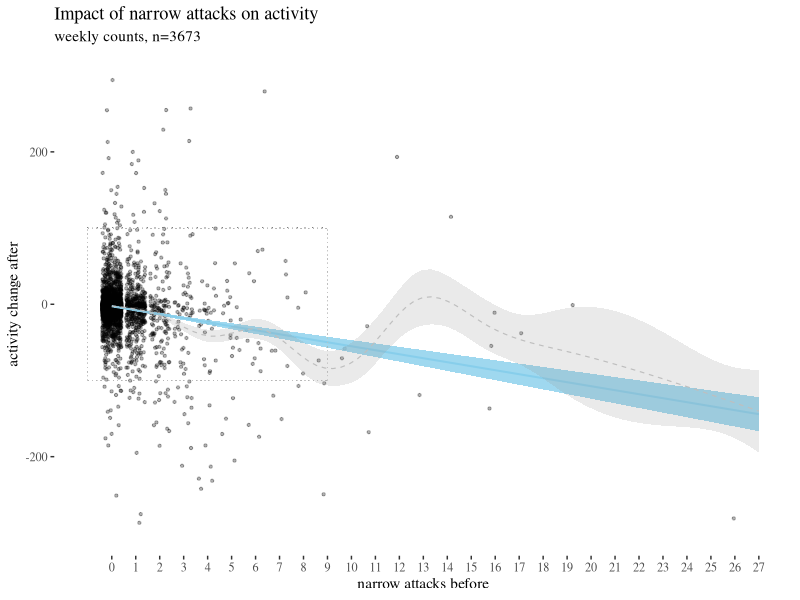
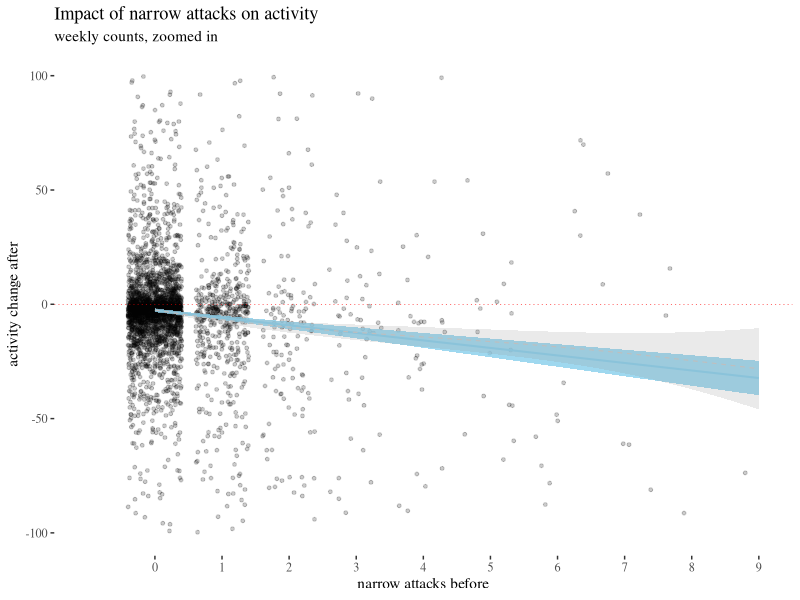
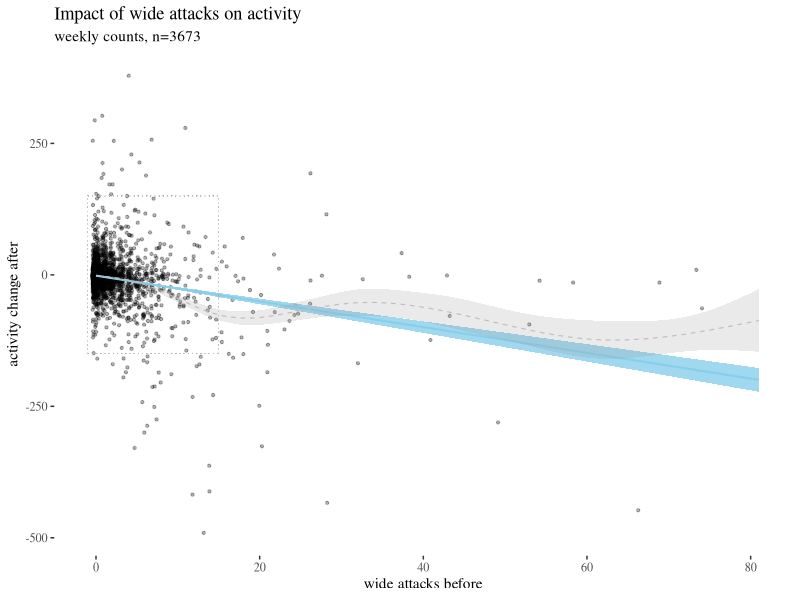
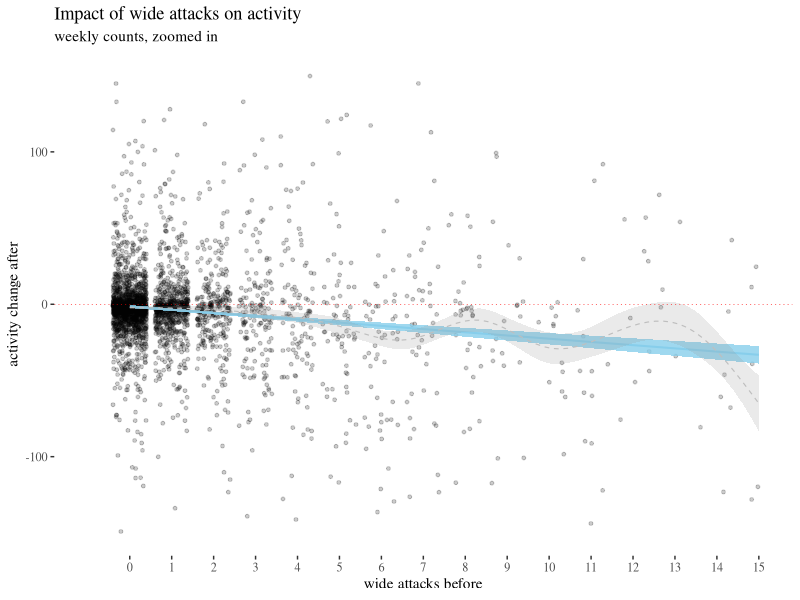
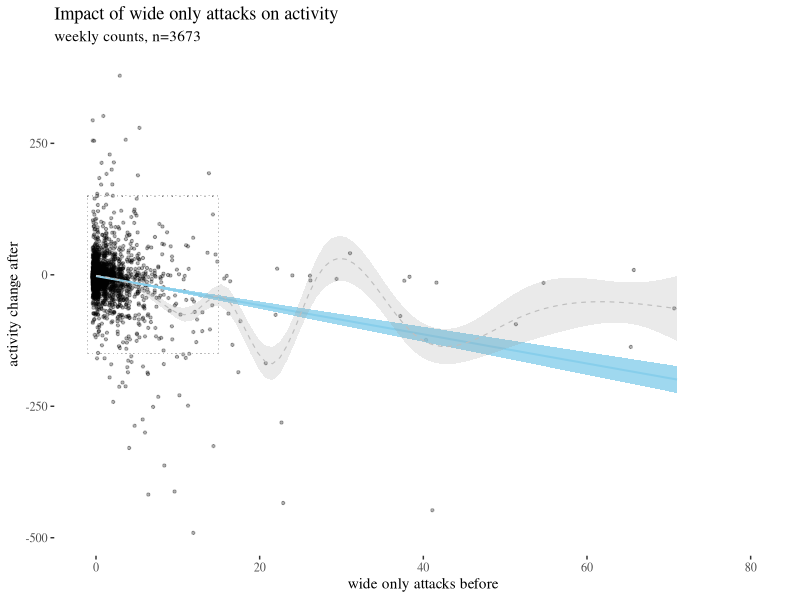
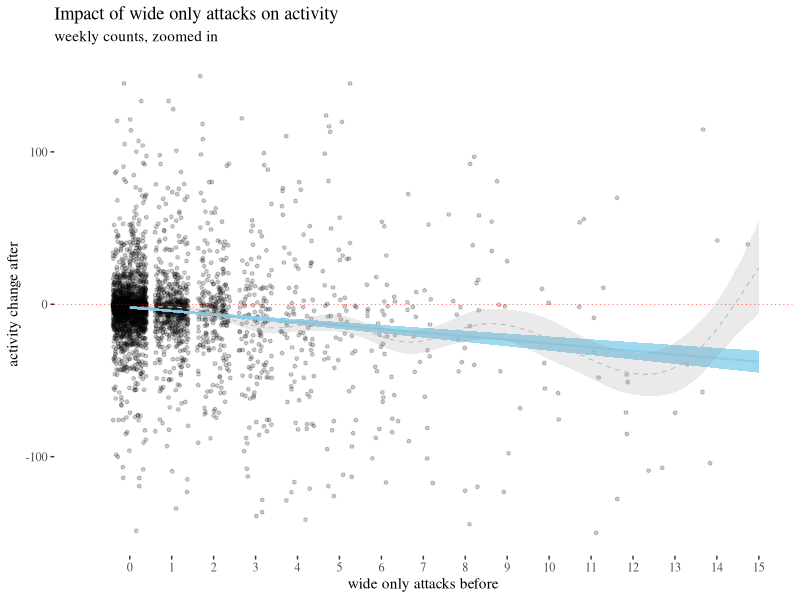

Generate these figures, in order, with R:
## ---- chunk 1
knitr::opts_knit$set(base.dir = "/home/rafal/UG/UGprojects/redditAttacks",
base.url = "https://rfl-urbaniak.github.io/redditAttacks/")
knitr::opts_chunk$set(fig.path = "images/")
## ---- chunk 2
require("knitr")
#opts_knit$set(root.dir = "../")
options(knitr.kable.NA = '')

library(tidyverse)
library(knitr)
library(kableExtra)
library(formatR)
knitr::opts_chunk$set(tidy.opts = list(width.cutoff = 60), tidy = TRUE)
## ---- chunk 3
#note we load the data here
data <- read.csv("../datasets/quittingFinalAnon.csv")[,-1]
table(data$group)
## ---- chunk 4
dataDisp <- data[,c(1,77:85)]
head(dataDisp)
## ---- chunk 5
library(ggthemes)
th <- theme_tufte()
highPlot <- ggplot(data, aes(x = sumHighBefore, y = activityDiff))+geom_jitter(size=0.8, alpha = 0.3)+
  geom_smooth(method = "lm",color = "skyblue", fill= "skyblue", 
              size = 0.7, alpha = 0.8)+
  scale_x_continuous(breaks = 0:max(data$sumHighBefore),
  limits = c(-1,max(data$sumHighBefore)))+ylim(c(-300,300))+
  geom_smooth(color = "grey", size = 0.4, lty = 2, alpha = 0.2)+   xlab("narrow attacks before")+ ylab("activity change after")+
labs(title = "Impact of narrow attacks on activity", subtitle = "weekly counts, n=3673")+
  geom_segment(aes(x = -1, y = -100, xend = 9, yend = -100), lty = 3, size = 0.1, color = "gray71", alpha = 0.2)+ 
  geom_segment(aes(x = -1, y = 100, xend = 9, yend = 100), lty = 3, size = 0.1, color = "gray71", alpha = 0.2)+
  geom_segment(aes(x = -1, y = -100, xend = -1, yend = 100), lty = 3, size = 0.1, color = "gray71", alpha = 0.2)+ 
  geom_segment(aes(x = 9, y = -100, xend = 9, yend = 100), lty = 3, size = 0.1, color = "gray71", alpha = 0.2)+th


highPlotZoomed <- 
ggplot(data, aes(x = sumHighBefore, y = activityDiff))+geom_jitter(size=1, alpha = 0.2)+geom_smooth(method = "lm",color = "skyblue", fill= "skyblue", size = 0.7, alpha = 0.8)+th+scale_x_continuous(breaks = 0:max(data$sumHighBefore),limits = c(-1,9))+ylim(c(-100,100))+geom_smooth(color = "grey", size = 0.4, lty = 2, alpha = 0.2)+ xlab("narrow attacks before")+ ylab("activity change after")+labs(title = "Impact of narrow attacks on activity", subtitle = "weekly counts, zoomed in")+geom_hline(yintercept = 0, col = "red", size = 0.2, lty = 3)
## ---- chunk 6
highPlot
## ---- chunk 7
highPlotZoomed
## ---- chunk 8
lowPlot <- ggplot(data, aes(x = sumLowBefore, y = activityDiff))+geom_jitter(size=0.8, alpha = 0.3)+geom_smooth(method = "lm",color = "skyblue", fill= "skyblue", size = 0.7, alpha = 0.8)+th+geom_smooth(color = "grey", size = 0.4, lty = 2, alpha = 0.2)+ xlab("wide attacks before")+ ylab("activity change after")+labs(title = "Impact of wide attacks on activity", subtitle = "weekly counts, n=3673") + geom_segment(aes(x = -1, y = -150, xend = 15, yend = -150), lty = 3, size = 0.1, color = "gray71", alpha = 0.2)+ geom_segment(aes(x = -1, y = 150, xend = 15, yend = 150), lty = 3, size = 0.1, color = "gray71", alpha = 0.2)+ geom_segment(aes(x = -1, y = -150, xend = -1, yend = 150), lty = 3, size = 0.1, color = "gray71", alpha = 0.2)+ geom_segment(aes(x = 15, y = -150, xend = 15, yend = 150), lty = 3, size = 0.1, color = "gray71", alpha = 0.2)+xlim(c(-1,max(data$sumLowBefore)))



lowPlotZoomed <- ggplot(data, aes(x = sumLowBefore, y = activityDiff))+geom_jitter(size=1, alpha = 0.2)+geom_smooth(method = "lm",color = "skyblue", fill= "skyblue", size = 0.7, alpha = 0.8)+th+scale_x_continuous(breaks = 0:max(data$sumLowBefore),limits = c(-1,15))+ylim(c(-150,150))+geom_smooth(color = "grey", size = 0.4, lty = 2, alpha = 0.2)+ xlab("wide attacks before")+ ylab("activity change after")+labs(title = "Impact of wide attacks on activity", subtitle = "weekly counts, zoomed in")+geom_hline(yintercept = 0, col = "red", size = 0.2, lty = 3)
## ---- chunk 9
lowPlot
## ---- chunk 10
lowPlotZoomed
## ---- chunk 11
lowOnlyPlot <- ggplot(data, aes(x = (sumLowBefore - sumHighBefore), y = activityDiff))+geom_jitter(size=0.8, alpha = 0.3)+geom_smooth(method = "lm",color = "skyblue", fill= "skyblue", size = 0.7, alpha = 0.8)+th+geom_smooth(color = "grey", size = 0.4, lty = 2, alpha = 0.2)+ xlab("wide only attacks before")+ ylab("activity change after")+labs(title = "Impact of wide only attacks on activity", subtitle = "weekly counts, n=3673") + geom_segment(aes(x = -1, y = -150, xend = 15, yend = -150), lty = 3, size = 0.1, color = "gray71", alpha = 0.2)+ geom_segment(aes(x = -1, y = 150, xend = 15, yend = 150), lty = 3, size = 0.1, color = "gray71", alpha = 0.2)+ geom_segment(aes(x = -1, y = -150, xend = -1, yend = 150), lty = 3, size = 0.1, color = "gray71", alpha = 0.2)+ geom_segment(aes(x = 15, y = -150, xend = 15, yend = 150), lty = 3, size = 0.1, color = "gray71", alpha = 0.2)+xlim(c(-1,max(data$sumLowBefore)))


lowOnlyPlotZoomed <- ggplot(data, aes(x = (sumLowBefore - sumHighBefore), y = activityDiff))+geom_jitter(size=1, alpha = 0.2)+geom_smooth(method = "lm",color = "skyblue", fill= "skyblue", size = 0.7, alpha = 0.8)+th+scale_x_continuous(breaks = 0:max(data$sumLowBefore),limits = c(-1,15))+ylim(c(-150,150))+geom_smooth(color = "grey", size = 0.4, lty = 2, alpha = 0.2)+ xlab("wide only attacks before")+ ylab("activity change after")+labs(title = "Impact of wide only attacks on activity", subtitle = "weekly counts, zoomed in")+geom_hline(yintercept = 0, col = "red", size = 0.2, lty = 3)
## ---- chunk 12
lowOnlyPlot
## ---- chunk 13
lowOnlyPlotZoomed
